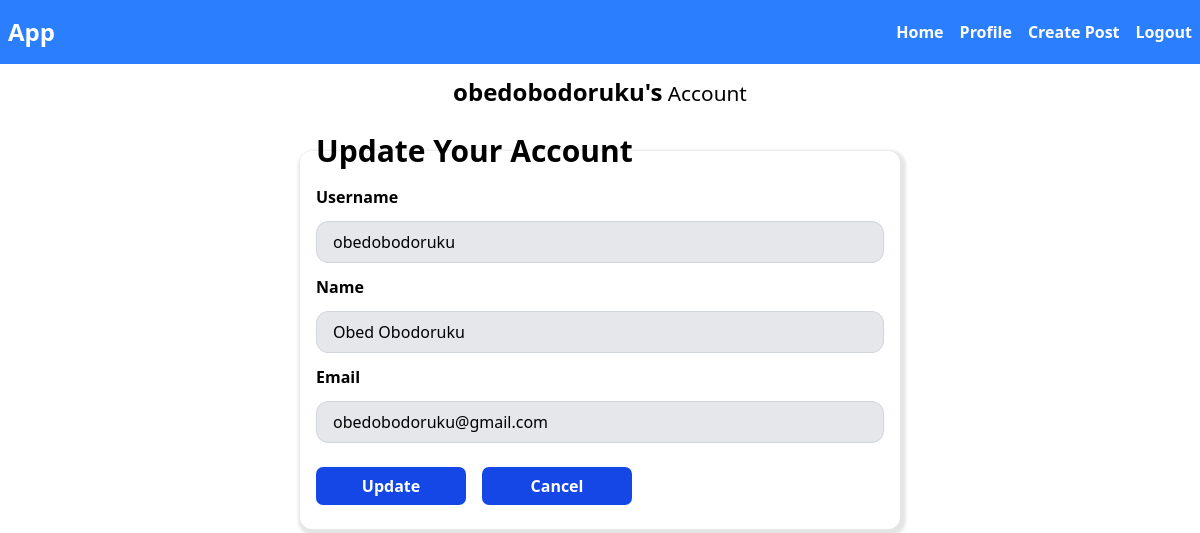
Screenshot of /edit_profile (signed in) with the database file from the repository.
### app/models.py (models this page shows, shortened)
class User(db.Model, UserMixin):
    id = db.Column(db.Integer, primary_key=True)
    username = db.Column(db.String(150), unique=True, nullable=False)
    name = db.Column(db.String(150), default="user")
    email = db.Column(db.String(150), unique=True, nullable=False)
    password = db.Column(db.String(200), nullable=False)
    posts = db.relationship("Post", backref="user", lazy=True)
    replies = db.relationship(
        "Reply",
        backref="user",
        lazy=True,
        cascade="all, delete-orphan"
    )

### app/routes.py (the view)
@app.route("/edit_profile", methods=["GET", "POST"])
@login_required
def edit_profile():
    form = UpdateAccountForm()
    if form.validate_on_submit():
        current_user.username = form.username.data
        current_user.email = form.email.data
        current_user.name = form.name.data
        db.session.commit()
        flash("Your Account has been Updated")
    elif request.method == "GET":
        form.username.data = current_user.username
        form.email.data = current_user.email
        form.name.data = current_user.name
    return render_template("edit_profile.html", form=form, title=f"{current_user.username}'s Account")

### app/forms.py (shortened to what this page needs)
class UpdateAccountForm(FlaskForm):
    username = StringField("Username", validators=[DataRequired(), Length(min=5, max=20)])
    name = StringField("Name")
    email = EmailField("Email", validators=[DataRequired(), Email()])
    submit = SubmitField("Update")

### app/models.py (called while the page is built)
@login_manager.user_loader
def load_user(user_id):
    return User.query.get(int(user_id))

### app/templates/edit_profile.html (shortened to what this page needs)
{% extends "layout.html" %}
{% block body %}
    <div class="form-div flex flex-col items-center justify-center">
        <h1 class="mb-6 mt-3 text-[1.3rem]"><span class="text-2xl font-bold mb-3">{{ current_user.username }}'s</span> Account</h1>
        <form class="form" method="post" action="">
            <fieldset class="form-field w-[600px] p-4 rounded-xl">
                <legend class="text-3xl font-bold">Update Your Account</legend>
                {{ form.username.label }}
                {% if form.username.errors %}
                    {% for error in form.username.errors %}
                        <div class="my-3">
                            {{ form.username(class="bg-gray-200 border border-gray-300 px-4 py-2 w-full rounded-xl") }}
                        </div>
                        <div>
                            <span>{{ error }}</span>
                        </div>
                    {% endfor %}
                {% else %}
                    <div class="my-3">
                        {{ form.username(class="bg-gray-200 border border-gray-300 px-4 py-2 w-full rounded-xl") }}
                    </div>
                {% endif %}
                {{ form.name.label }}
                {% if form.name.errors %}
                    {% for error in form.name.errors %}
                        <div class="my-3">
                            {{ form.name(class="bg-gray-200 border border-gray-300 px-4 py-2 w-full rounded-xl") }}
                        </div>
                        <div>
                            <span>{{ error }}</span>
                        </div>
                    {% endfor %}
                {% else %}
                    <div class="my-3">
                        {{ form.name(class="bg-gray-200 border border-gray-300 px-4 py-2 w-full rounded-xl") }}
                    </div>
                {% endif %}
                {{ form.email.label }}
                {% if form.email.errors %}
                    {% for error in form.email.errors %}
                        <div class="my-3">
                            {{ form.email(class="bg-gray-200 border border-gray-300 px-4 py-2 w-full rounded-xl") }}
                        </div>
                        <div>
                            <span>{{ error }}</span>
                        </div>
                    {% endfor %}
                {% else %}
                    <div class="my-3">
                        {{ form.email(class="bg-gray-200 border border-gray-300 px-4 py-2 w-full rounded-xl") }}
                    </div>
                {% endif %}
                <div class="flex items-center gap-4 mt-6 mb-2">
                    <div>
                        {{ form.submit(class="bg-blue-700 text-white font-bold p-[7px] w-[150px] rounded-[7px]") }}
                    </div>
                    <div>
                        <a href="{{ url_for('account') }}">
                            <button type="button" class="bg-blue-700 text-white font-bold p-[7px] w-[150px] rounded-[7px]">
                                Cancel
                            </button>
                        </a>
                    </div>
                </div>
            </fieldset>
        </form>
    </div>
{% endblock %}

### rows the page displays
User: username "obedobodoruku", name "Obed Obodoruku", email "obedobodoruku@gmail.com"
